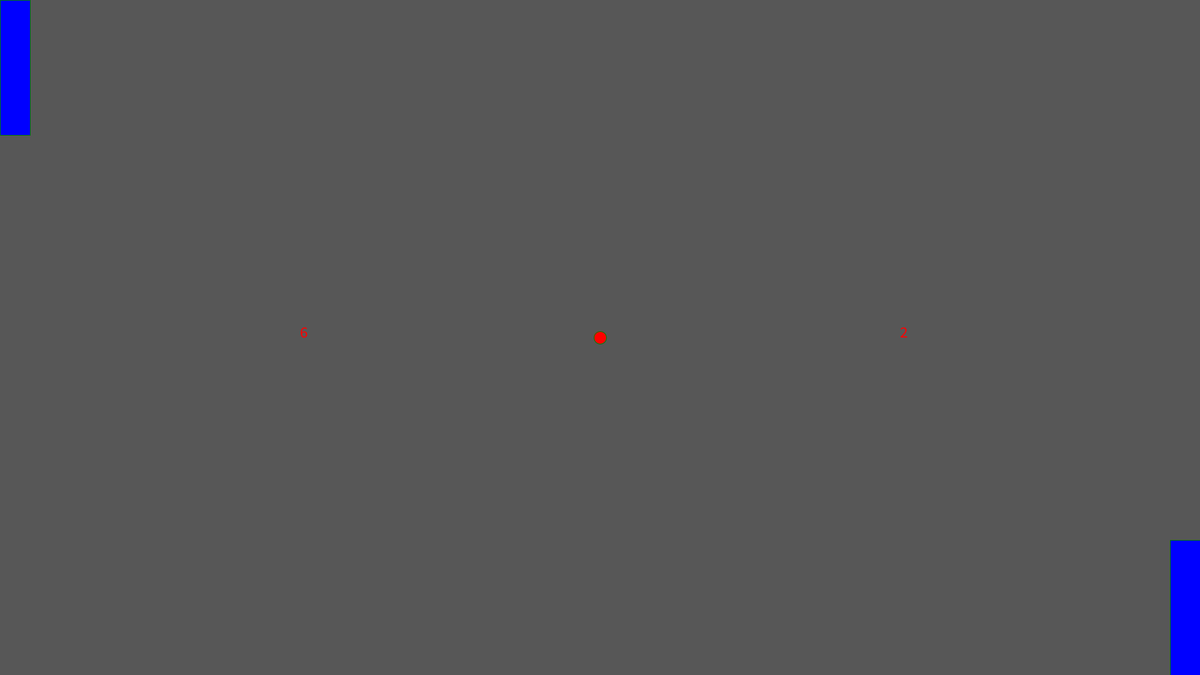
Frame 1 (no input)
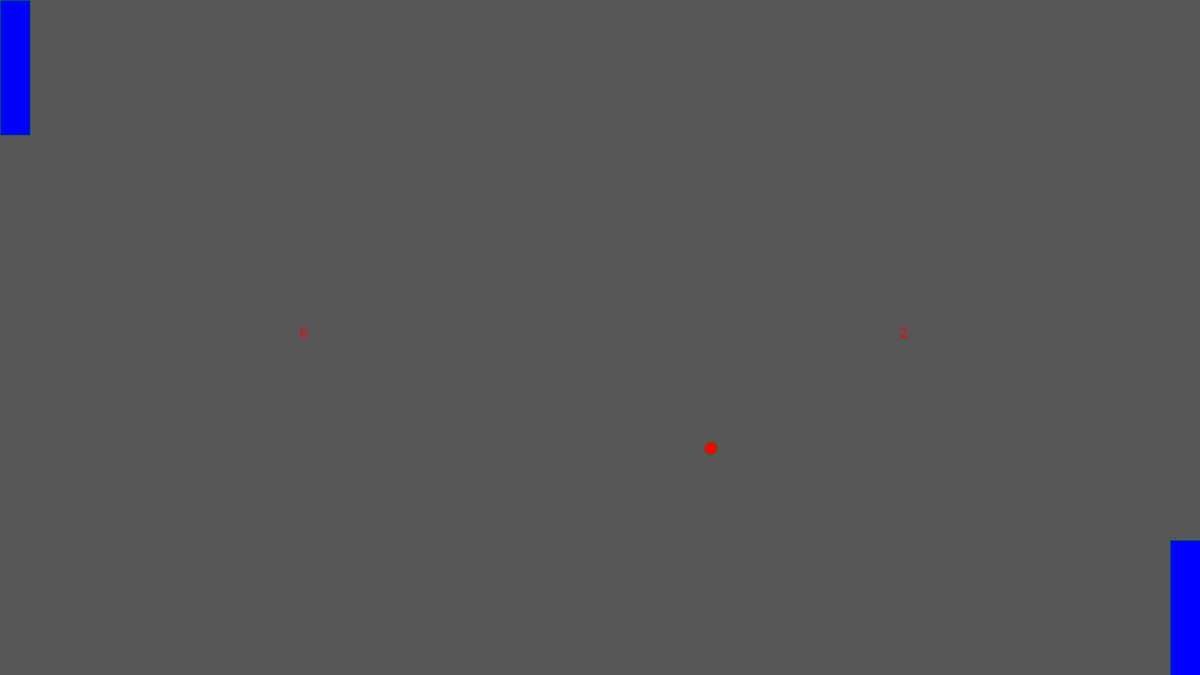
Frame 60 (the mouse pressed at the canvas centre just before this capture)
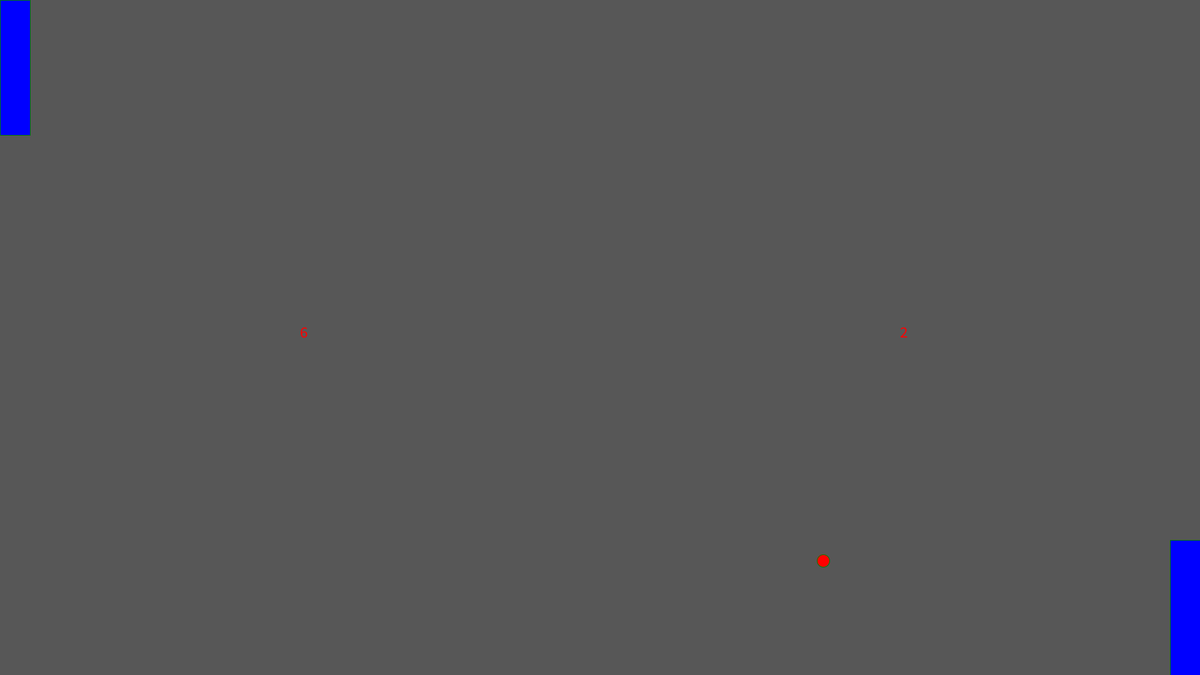
Frame 120 (the mouse held since frame 60 and released just before this capture)

The Processing sketch that drew these frames (run headless with seeded random() and noise(); from frame 60 on, the mouse is pressed at the canvas centre):

// Processing sketch: test1f
// ── test1f.pde
//maxX = ... 1920  .., maxY = 1080

int rectX, rectY, rectA, rectB, rectWidth, rectHeight;//declares variables for paddles
int ballX, ballY, diameter;//declares variables for the ball
int playerX, playerY;
float textWidthX, textWidthY; //
int textHeightX, textHeightY;//declares variables for players scores
int tSize;
int ballXSpeed, ballYSpeed;//declares the movement of ball
 
void setup() //runs once
{
  size(1920, 1080); //sets the width and height of the program  
  rectX = 0; 
  rectY = 0;
  rectA = 1872; 
  rectB = 864;
  rectWidth = 48;
  rectHeight = 216; //initializes the variables created for the paddles
  ballX = 960; 
  ballY = 540;
  diameter = 20;//initializes the variables for the ball
  ballXSpeed = 3;
  ballYSpeed = 3;//initializes ball speed at certain direction and speed
  playerX = 6; 
  playerY = 2; 
  textWidthX=480; 
  textHeightX=540;
  textWidthY=1440; 
  textHeightY=540;//initializes variables for the ball
  tSize = 25; //initializes textsize
}

void draw() //runs continually
{
  background(87);//sets the background colour to gray
  fill(0,0,255);//sets the interior of paddles to blue
  stroke(0,128,0);//sets outline to green
  rect(rectX,rectY, rectWidth, rectHeight); //draws a rectangle 
  rect(rectA,rectB, rectWidth, rectHeight); //draws a rectangle at the other end.
  
  fill(255,0,0);//sets ellipse to red
  ellipse(ballX, ballY, diameter, diameter);//to draw ellipse
  
  textSize(tSize); //set text size to 25
  text(playerX, textWidthX, textHeightX); //writes text on screen
  text(playerY, textWidthY, textHeightY); //writes text score on other side of screen
  
  ballX = ballX + ballXSpeed;//increases ball movement to right
  ballY = ballY + ballYSpeed;//increases ball movement up
}
